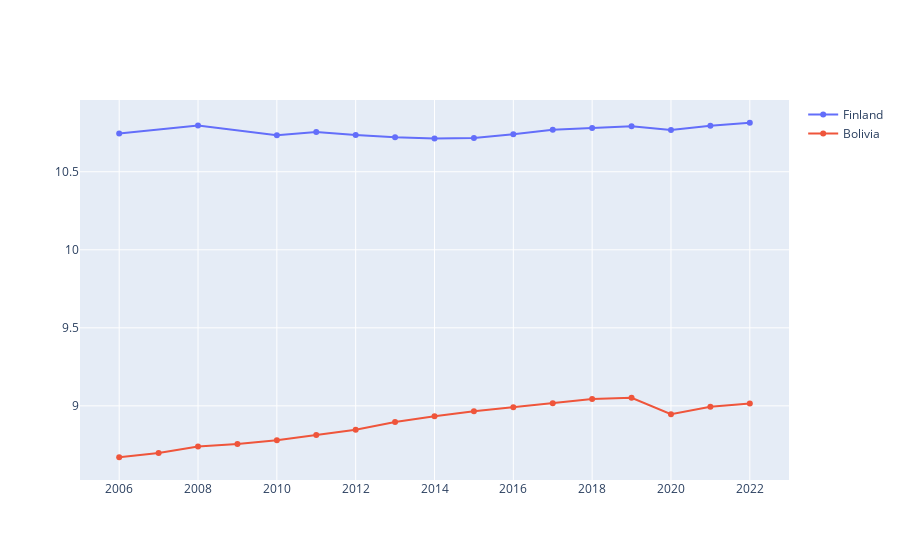

Here is the notebook cell this chart was saved with:
### Code cell
gdp_year_fig = go.Figure()
gdp_year_fig.add_trace(
    go.Line(
        x=df_05_22.query("`Country Name` == 'Finland'")['Year'],
        y=df_05_22.query("`Country Name` == 'Finland'")['Log GDP Per Capita'],
        name='Finland'
    )
)

gdp_year_fig.add_trace(
    go.Line(
        x=df_05_22.query("`Country Name` == 'Bolivia'")['Year'],
        y=df_05_22.query("`Country Name` == 'Bolivia'")['Log GDP Per Capita'],
        name='Bolivia'
    )
)

### Figure 1 — Plotly figure (JSON) as saved in the notebook; plotly's stock layout.template omitted (floating-point values rounded to 4 significant figures)
{"data": [{"name": "Finland", "type": "scatter", "x": [2006, 2008, 2010, 2011, 2012, 2013, 2014, 2015, 2016, 2017, 2018, 2019, 2020, 2021, 2022], "y": [10.75, 10.8, 10.73, 10.75, 10.74, 10.72, 10.71, 10.72, 10.74, 10.77, 10.78, 10.79, 10.77, 10.79, 10.81]}, {"name": "Bolivia", "type": "scatter", "x": [2006, 2007, 2008, 2009, 2010, 2011, 2012, 2013, 2014, 2015, 2016, 2017, 2018, 2019, 2020, 2021, 2022], "y": [8.671, 8.698, 8.74, 8.756, 8.78, 8.813, 8.847, 8.896, 8.933, 8.965, 8.991, 9.017, 9.044, 9.051, 8.946, 8.994, 9.014]}], "layout": {"autosize": true, "xaxis": {"autorange": true, "range": [2005.0, 2023.0], "type": "linear"}, "yaxis": {"autorange": true, "range": [8.494, 10.99], "type": "linear"}}}
